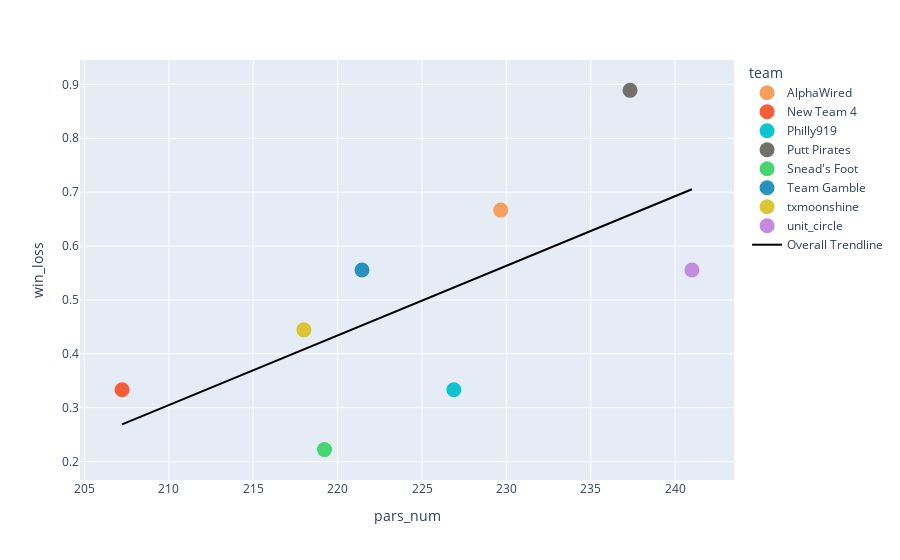
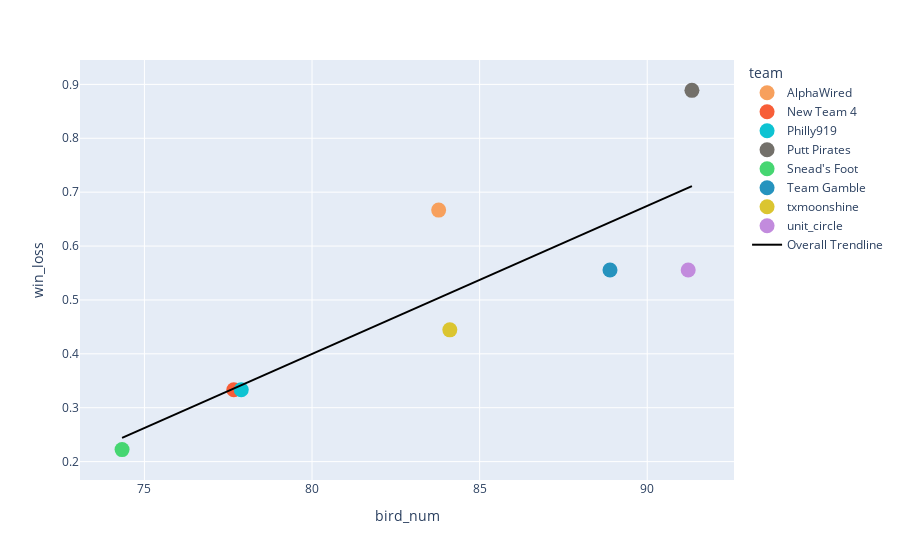
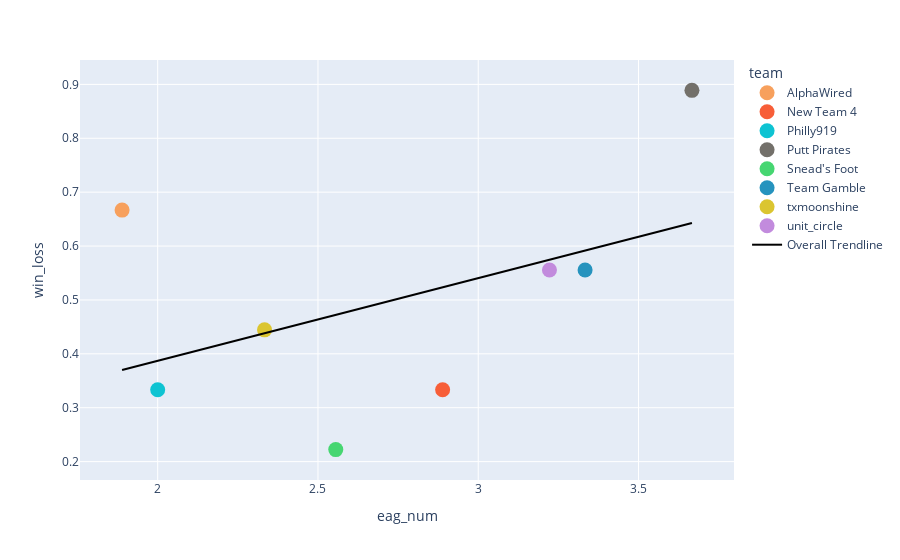
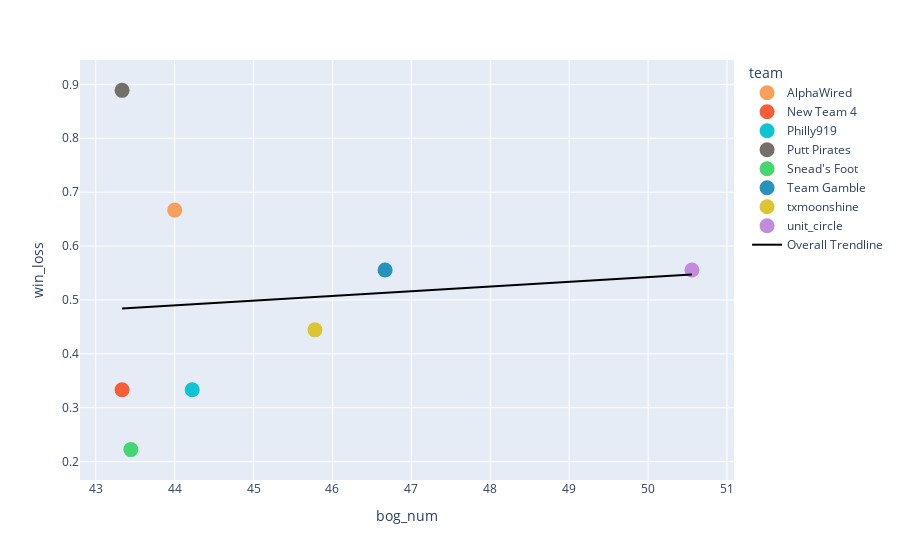

The notebook cell these images were saved under, in order:
### Code cell
stats_to_compare = ['pars_num','bird_num','eag_num','bog_num','dbog_num','plc_pts','cuts_made','median_delta','pp_hole']

for stat in stats_to_compare:
    scatter_df = df.groupby(['team'],as_index=False)[[stat,'win_loss']].mean()
    fig = px.scatter(scatter_df,
              x=stat,
              y='win_loss',
              color='team',
              color_discrete_map=team_color,
              trendline='ols',trendline_scope='overall',trendline_color_override='black',
              ).update_traces(marker=dict(size=15,line_color='black'))
    results = px.get_trendline_results(fig).px_fit_results.iloc[0].rsquared
    print(stat)
    print(f"R-Squared Value: {results:.2f}")
    print(fig.show())

### Figure 1 — Plotly figure (JSON) as saved in the notebook; plotly's stock layout.template omitted (floating-point values rounded to 4 significant figures)
{"data": [{"hovertemplate": "team=AlphaWired<br>pars_num=%{x}<br>win_loss=%{y}<extra></extra>", "legendgroup": "AlphaWired", "marker": {"color": "rgb(247,160,93)", "line": {"color": "black"}, "size": 15, "symbol": "circle"}, "mode": "markers", "name": "AlphaWired", "orientation": "v", "showlegend": true, "type": "scatter", "x": [229.7], "xaxis": "x", "y": [0.6667], "yaxis": "y"}, {"hovertemplate": "team=New Team 4<br>pars_num=%{x}<br>win_loss=%{y}<extra></extra>", "legendgroup": "New Team 4", "marker": {"color": "rgb(247,94,56)", "line": {"color": "black"}, "size": 15, "symbol": "circle"}, "mode": "markers", "name": "New Team 4", "orientation": "v", "showlegend": true, "type": "scatter", "x": [207.2], "xaxis": "x", "y": [0.3333], "yaxis": "y"}, {"hovertemplate": "team=Philly919<br>pars_num=%{x}<br>win_loss=%{y}<extra></extra>", "legendgroup": "Philly919", "marker": {"color": "rgb(14,195,210)", "line": {"color": "black"}, "size": 15, "symbol": "circle"}, "mode": "markers", "name": "Philly919", "orientation": "v", "showlegend": true, "type": "scatter", "x": [226.9], "xaxis": "x", "y": [0.3333], "yaxis": "y"}, {"hovertemplate": "team=Putt Pirates<br>pars_num=%{x}<br>win_loss=%{y}<extra></extra>", "legendgroup": "Putt Pirates", "marker": {"color": "rgb(115,112,106)", "line": {"color": "black"}, "size": 15, "symbol": "circle"}, "mode": "markers", "name": "Putt Pirates", "orientation": "v", "showlegend": true, "type": "scatter", "x": [237.3], "xaxis": "x", "y": [0.8889], "yaxis": "y"}, {"hovertemplate": "team=Snead's Foot<br>pars_num=%{x}<br>win_loss=%{y}<extra></extra>", "legendgroup": "Snead's Foot", "marker": {"color": "rgb(70,214,113)", "line": {"color": "black"}, "size": 15, "symbol": "circle"}, "mode": "markers", "name": "Snead's Foot", "orientation": "v", "showlegend": true, "type": "scatter", "x": [219.2], "xaxis": "x", "y": [0.2222], "yaxis": "y"}, {"hovertemplate": "team=Team Gamble<br>pars_num=%{x}<br>win_loss=%{y}<extra></extra>", "legendgroup": "Team Gamble", "marker": {"color": "rgb(38,147,190)", "line": {"color": "black"}, "size": 15, "symbol": "circle"}, "mode": "markers", "name": "Team Gamble", "orientation": "v", "showlegend": true, "type": "scatter", "x": [221.4], "xaxis": "x", "y": [0.5556], "yaxis": "y"}, {"hovertemplate": "team=txmoonshine<br>pars_num=%{x}<br>win_loss=%{y}<extra></extra>", "legendgroup": "txmoonshine", "marker": {"color": "rgb(219,197,48)", "line": {"color": "black"}, "size": 15, "symbol": "circle"}, "mode": "markers", "name": "txmoonshine", "orientation": "v", "showlegend": true, "type": "scatter", "x": [218], "xaxis": "x", "y": [0.4444], "yaxis": "y"}, {"hovertemplate": "team=unit_circle<br>pars_num=%{x}<br>win_loss=%{y}<extra></extra>", "legendgroup": "unit_circle", "marker": {"color": "rgb(194,139,221)", "line": {"color": "black"}, "size": 15, "symbol": "circle"}, "mode": "markers", "name": "unit_circle", "orientation": "v", "showlegend": true, "type": "scatter", "x": [241], "xaxis": "x", "y": [0.5556], "yaxis": "y"}, {"hovertemplate": "<b>OLS trendline</b><br>win_loss = 0.0129165 * pars_num + -2.40747<br>R<sup>2</sup>=0.438913<br><br>pars_num=%{x}<br>win_loss=%{y} <b>(trend)</b><extra></extra>", "legendgroup": "Overall Trendline", "line": {"color": "black"}, "marker": {"line": {"color": "black"}, "size": 15}, "mode": "lines", "name": "Overall Trendline", "showlegend": true, "type": "scatter", "x": [207.2, 218, 219.2, 221.4, 226.9, 229.7, 237.3, 241], "xaxis": "x", "y": [0.2691, 0.4083, 0.4241, 0.4528, 0.5231, 0.559, 0.658, 0.7054], "yaxis": "y"}], "layout": {"legend": {"title": {"text": "team"}, "tracegroupgap": 0}, "margin": {"t": 60}, "xaxis": {"anchor": "y", "domain": [0, 1], "title": {"text": "pars_num"}}, "yaxis": {"anchor": "x", "domain": [0, 1], "title": {"text": "win_loss"}}}}

### Figure 2 — Plotly figure (JSON) as saved in the notebook; plotly's stock layout.template omitted (floating-point values rounded to 4 significant figures)
{"data": [{"hovertemplate": "team=AlphaWired<br>bird_num=%{x}<br>win_loss=%{y}<extra></extra>", "legendgroup": "AlphaWired", "marker": {"color": "rgb(247,160,93)", "line": {"color": "black"}, "size": 15, "symbol": "circle"}, "mode": "markers", "name": "AlphaWired", "orientation": "v", "showlegend": true, "type": "scatter", "x": [83.78], "xaxis": "x", "y": [0.6667], "yaxis": "y"}, {"hovertemplate": "team=New Team 4<br>bird_num=%{x}<br>win_loss=%{y}<extra></extra>", "legendgroup": "New Team 4", "marker": {"color": "rgb(247,94,56)", "line": {"color": "black"}, "size": 15, "symbol": "circle"}, "mode": "markers", "name": "New Team 4", "orientation": "v", "showlegend": true, "type": "scatter", "x": [77.67], "xaxis": "x", "y": [0.3333], "yaxis": "y"}, {"hovertemplate": "team=Philly919<br>bird_num=%{x}<br>win_loss=%{y}<extra></extra>", "legendgroup": "Philly919", "marker": {"color": "rgb(14,195,210)", "line": {"color": "black"}, "size": 15, "symbol": "circle"}, "mode": "markers", "name": "Philly919", "orientation": "v", "showlegend": true, "type": "scatter", "x": [77.89], "xaxis": "x", "y": [0.3333], "yaxis": "y"}, {"hovertemplate": "team=Putt Pirates<br>bird_num=%{x}<br>win_loss=%{y}<extra></extra>", "legendgroup": "Putt Pirates", "marker": {"color": "rgb(115,112,106)", "line": {"color": "black"}, "size": 15, "symbol": "circle"}, "mode": "markers", "name": "Putt Pirates", "orientation": "v", "showlegend": true, "type": "scatter", "x": [91.33], "xaxis": "x", "y": [0.8889], "yaxis": "y"}, {"hovertemplate": "team=Snead's Foot<br>bird_num=%{x}<br>win_loss=%{y}<extra></extra>", "legendgroup": "Snead's Foot", "marker": {"color": "rgb(70,214,113)", "line": {"color": "black"}, "size": 15, "symbol": "circle"}, "mode": "markers", "name": "Snead's Foot", "orientation": "v", "showlegend": true, "type": "scatter", "x": [74.33], "xaxis": "x", "y": [0.2222], "yaxis": "y"}, {"hovertemplate": "team=Team Gamble<br>bird_num=%{x}<br>win_loss=%{y}<extra></extra>", "legendgroup": "Team Gamble", "marker": {"color": "rgb(38,147,190)", "line": {"color": "black"}, "size": 15, "symbol": "circle"}, "mode": "markers", "name": "Team Gamble", "orientation": "v", "showlegend": true, "type": "scatter", "x": [88.89], "xaxis": "x", "y": [0.5556], "yaxis": "y"}, {"hovertemplate": "team=txmoonshine<br>bird_num=%{x}<br>win_loss=%{y}<extra></extra>", "legendgroup": "txmoonshine", "marker": {"color": "rgb(219,197,48)", "line": {"color": "black"}, "size": 15, "symbol": "circle"}, "mode": "markers", "name": "txmoonshine", "orientation": "v", "showlegend": true, "type": "scatter", "x": [84.11], "xaxis": "x", "y": [0.4444], "yaxis": "y"}, {"hovertemplate": "team=unit_circle<br>bird_num=%{x}<br>win_loss=%{y}<extra></extra>", "legendgroup": "unit_circle", "marker": {"color": "rgb(194,139,221)", "line": {"color": "black"}, "size": 15, "symbol": "circle"}, "mode": "markers", "name": "unit_circle", "orientation": "v", "showlegend": true, "type": "scatter", "x": [91.22], "xaxis": "x", "y": [0.5556], "yaxis": "y"}, {"hovertemplate": "<b>OLS trendline</b><br>win_loss = 0.027484 * bird_num + -1.79911<br>R<sup>2</sup>=0.705598<br><br>bird_num=%{x}<br>win_loss=%{y} <b>(trend)</b><extra></extra>", "legendgroup": "Overall Trendline", "line": {"color": "black"}, "marker": {"line": {"color": "black"}, "size": 15}, "mode": "lines", "name": "Overall Trendline", "showlegend": true, "type": "scatter", "x": [74.33, 77.67, 77.89, 83.78, 84.11, 88.89, 91.22, 91.33], "xaxis": "x", "y": [0.2439, 0.3355, 0.3416, 0.5034, 0.5126, 0.6439, 0.708, 0.7111], "yaxis": "y"}], "layout": {"legend": {"title": {"text": "team"}, "tracegroupgap": 0}, "margin": {"t": 60}, "xaxis": {"anchor": "y", "domain": [0, 1], "title": {"text": "bird_num"}}, "yaxis": {"anchor": "x", "domain": [0, 1], "title": {"text": "win_loss"}}}}

### Figure 3 — Plotly figure (JSON) as saved in the notebook; plotly's stock layout.template omitted (floating-point values rounded to 4 significant figures)
{"data": [{"hovertemplate": "team=AlphaWired<br>eag_num=%{x}<br>win_loss=%{y}<extra></extra>", "legendgroup": "AlphaWired", "marker": {"color": "rgb(247,160,93)", "line": {"color": "black"}, "size": 15, "symbol": "circle"}, "mode": "markers", "name": "AlphaWired", "orientation": "v", "showlegend": true, "type": "scatter", "x": [1.889], "xaxis": "x", "y": [0.6667], "yaxis": "y"}, {"hovertemplate": "team=New Team 4<br>eag_num=%{x}<br>win_loss=%{y}<extra></extra>", "legendgroup": "New Team 4", "marker": {"color": "rgb(247,94,56)", "line": {"color": "black"}, "size": 15, "symbol": "circle"}, "mode": "markers", "name": "New Team 4", "orientation": "v", "showlegend": true, "type": "scatter", "x": [2.889], "xaxis": "x", "y": [0.3333], "yaxis": "y"}, {"hovertemplate": "team=Philly919<br>eag_num=%{x}<br>win_loss=%{y}<extra></extra>", "legendgroup": "Philly919", "marker": {"color": "rgb(14,195,210)", "line": {"color": "black"}, "size": 15, "symbol": "circle"}, "mode": "markers", "name": "Philly919", "orientation": "v", "showlegend": true, "type": "scatter", "x": [2], "xaxis": "x", "y": [0.3333], "yaxis": "y"}, {"hovertemplate": "team=Putt Pirates<br>eag_num=%{x}<br>win_loss=%{y}<extra></extra>", "legendgroup": "Putt Pirates", "marker": {"color": "rgb(115,112,106)", "line": {"color": "black"}, "size": 15, "symbol": "circle"}, "mode": "markers", "name": "Putt Pirates", "orientation": "v", "showlegend": true, "type": "scatter", "x": [3.667], "xaxis": "x", "y": [0.8889], "yaxis": "y"}, {"hovertemplate": "team=Snead's Foot<br>eag_num=%{x}<br>win_loss=%{y}<extra></extra>", "legendgroup": "Snead's Foot", "marker": {"color": "rgb(70,214,113)", "line": {"color": "black"}, "size": 15, "symbol": "circle"}, "mode": "markers", "name": "Snead's Foot", "orientation": "v", "showlegend": true, "type": "scatter", "x": [2.556], "xaxis": "x", "y": [0.2222], "yaxis": "y"}, {"hovertemplate": "team=Team Gamble<br>eag_num=%{x}<br>win_loss=%{y}<extra></extra>", "legendgroup": "Team Gamble", "marker": {"color": "rgb(38,147,190)", "line": {"color": "black"}, "size": 15, "symbol": "circle"}, "mode": "markers", "name": "Team Gamble", "orientation": "v", "showlegend": true, "type": "scatter", "x": [3.333], "xaxis": "x", "y": [0.5556], "yaxis": "y"}, {"hovertemplate": "team=txmoonshine<br>eag_num=%{x}<br>win_loss=%{y}<extra></extra>", "legendgroup": "txmoonshine", "marker": {"color": "rgb(219,197,48)", "line": {"color": "black"}, "size": 15, "symbol": "circle"}, "mode": "markers", "name": "txmoonshine", "orientation": "v", "showlegend": true, "type": "scatter", "x": [2.333], "xaxis": "x", "y": [0.4444], "yaxis": "y"}, {"hovertemplate": "team=unit_circle<br>eag_num=%{x}<br>win_loss=%{y}<extra></extra>", "legendgroup": "unit_circle", "marker": {"color": "rgb(194,139,221)", "line": {"color": "black"}, "size": 15, "symbol": "circle"}, "mode": "markers", "name": "unit_circle", "orientation": "v", "showlegend": true, "type": "scatter", "x": [3.222], "xaxis": "x", "y": [0.5556], "yaxis": "y"}, {"hovertemplate": "<b>OLS trendline</b><br>win_loss = 0.153442 * eag_num + 0.0801658<br>R<sup>2</sup>=0.215409<br><br>eag_num=%{x}<br>win_loss=%{y} <b>(trend)</b><extra></extra>", "legendgroup": "Overall Trendline", "line": {"color": "black"}, "marker": {"line": {"color": "black"}, "size": 15}, "mode": "lines", "name": "Overall Trendline", "showlegend": true, "type": "scatter", "x": [1.889, 2, 2.333, 2.556, 2.889, 3.222, 3.333, 3.667], "xaxis": "x", "y": [0.37, 0.387, 0.4382, 0.4723, 0.5234, 0.5746, 0.5916, 0.6428], "yaxis": "y"}], "layout": {"legend": {"title": {"text": "team"}, "tracegroupgap": 0}, "margin": {"t": 60}, "xaxis": {"anchor": "y", "domain": [0, 1], "title": {"text": "eag_num"}}, "yaxis": {"anchor": "x", "domain": [0, 1], "title": {"text": "win_loss"}}}}

### Figure 4 — Plotly figure (JSON) as saved in the notebook; plotly's stock layout.template omitted (floating-point values rounded to 4 significant figures)
{"data": [{"hovertemplate": "team=AlphaWired<br>bog_num=%{x}<br>win_loss=%{y}<extra></extra>", "legendgroup": "AlphaWired", "marker": {"color": "rgb(247,160,93)", "line": {"color": "black"}, "size": 15, "symbol": "circle"}, "mode": "markers", "name": "AlphaWired", "orientation": "v", "showlegend": true, "type": "scatter", "x": [44], "xaxis": "x", "y": [0.6667], "yaxis": "y"}, {"hovertemplate": "team=New Team 4<br>bog_num=%{x}<br>win_loss=%{y}<extra></extra>", "legendgroup": "New Team 4", "marker": {"color": "rgb(247,94,56)", "line": {"color": "black"}, "size": 15, "symbol": "circle"}, "mode": "markers", "name": "New Team 4", "orientation": "v", "showlegend": true, "type": "scatter", "x": [43.33], "xaxis": "x", "y": [0.3333], "yaxis": "y"}, {"hovertemplate": "team=Philly919<br>bog_num=%{x}<br>win_loss=%{y}<extra></extra>", "legendgroup": "Philly919", "marker": {"color": "rgb(14,195,210)", "line": {"color": "black"}, "size": 15, "symbol": "circle"}, "mode": "markers", "name": "Philly919", "orientation": "v", "showlegend": true, "type": "scatter", "x": [44.22], "xaxis": "x", "y": [0.3333], "yaxis": "y"}, {"hovertemplate": "team=Putt Pirates<br>bog_num=%{x}<br>win_loss=%{y}<extra></extra>", "legendgroup": "Putt Pirates", "marker": {"color": "rgb(115,112,106)", "line": {"color": "black"}, "size": 15, "symbol": "circle"}, "mode": "markers", "name": "Putt Pirates", "orientation": "v", "showlegend": true, "type": "scatter", "x": [43.33], "xaxis": "x", "y": [0.8889], "yaxis": "y"}, {"hovertemplate": "team=Snead's Foot<br>bog_num=%{x}<br>win_loss=%{y}<extra></extra>", "legendgroup": "Snead's Foot", "marker": {"color": "rgb(70,214,113)", "line": {"color": "black"}, "size": 15, "symbol": "circle"}, "mode": "markers", "name": "Snead's Foot", "orientation": "v", "showlegend": true, "type": "scatter", "x": [43.44], "xaxis": "x", "y": [0.2222], "yaxis": "y"}, {"hovertemplate": "team=Team Gamble<br>bog_num=%{x}<br>win_loss=%{y}<extra></extra>", "legendgroup": "Team Gamble", "marker": {"color": "rgb(38,147,190)", "line": {"color": "black"}, "size": 15, "symbol": "circle"}, "mode": "markers", "name": "Team Gamble", "orientation": "v", "showlegend": true, "type": "scatter", "x": [46.67], "xaxis": "x", "y": [0.5556], "yaxis": "y"}, {"hovertemplate": "team=txmoonshine<br>bog_num=%{x}<br>win_loss=%{y}<extra></extra>", "legendgroup": "txmoonshine", "marker": {"color": "rgb(219,197,48)", "line": {"color": "black"}, "size": 15, "symbol": "circle"}, "mode": "markers", "name": "txmoonshine", "orientation": "v", "showlegend": true, "type": "scatter", "x": [45.78], "xaxis": "x", "y": [0.4444], "yaxis": "y"}, {"hovertemplate": "team=unit_circle<br>bog_num=%{x}<br>win_loss=%{y}<extra></extra>", "legendgroup": "unit_circle", "marker": {"color": "rgb(194,139,221)", "line": {"color": "black"}, "size": 15, "symbol": "circle"}, "mode": "markers", "name": "unit_circle", "orientation": "v", "showlegend": true, "type": "scatter", "x": [50.56], "xaxis": "x", "y": [0.5556], "yaxis": "y"}, {"hovertemplate": "<b>OLS trendline</b><br>win_loss = 0.0087769 * bog_num + 0.103577<br>R<sup>2</sup>=0.010465<br><br>bog_num=%{x}<br>win_loss=%{y} <b>(trend)</b><extra></extra>", "legendgroup": "Overall Trendline", "line": {"color": "black"}, "marker": {"line": {"color": "black"}, "size": 15}, "mode": "lines", "name": "Overall Trendline", "showlegend": true, "type": "scatter", "x": [43.33, 43.33, 43.44, 44, 44.22, 45.78, 46.67, 50.56], "xaxis": "x", "y": [0.4839, 0.4839, 0.4849, 0.4898, 0.4917, 0.5054, 0.5132, 0.5473], "yaxis": "y"}], "layout": {"legend": {"title": {"text": "team"}, "tracegroupgap": 0}, "margin": {"t": 60}, "xaxis": {"anchor": "y", "domain": [0, 1], "title": {"text": "bog_num"}}, "yaxis": {"anchor": "x", "domain": [0, 1], "title": {"text": "win_loss"}}}}
